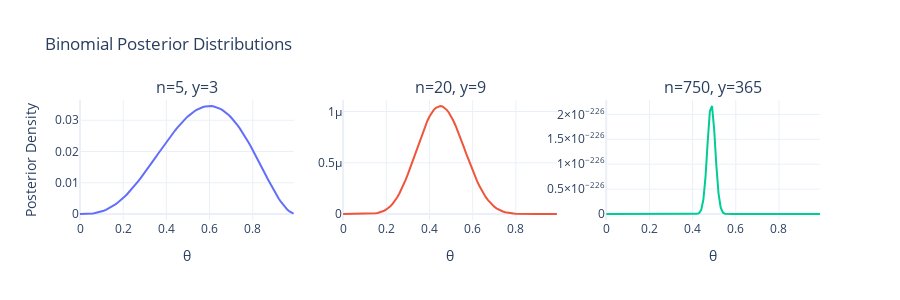

Notebook code cell kept with this figure:
### Markdown cell above
So as the sample size gets large, the posterior narrows, representing the reduction in residual uncertainty. Notice also that the posterior distributions start to look more and more Gaussian!

### Code cell
pairs = [(5, 3), (20, 9), (750, 365)]

fig = make_subplots(
    rows=1, cols=3,
    subplot_titles=[f"n={n}, y={y}" for n, y in pairs]
)

for i, (n, y) in enumerate(pairs, start=1):
    post = theta_range**y * (1 - theta_range)**(n - y)
    fig.add_trace(
        go.Scatter(x=theta_range, y=post, mode='lines'),
        row=1, col=i
    )
    fig.update_xaxes(title_text="θ", row=1, col=i)
fig.update_yaxes(title_text="Posterior Density", row=1, col=1)
fig.update_layout(
    title_text="Binomial Posterior Distributions",
    showlegend=False,
    width=900, height=300
)
fig.show()
